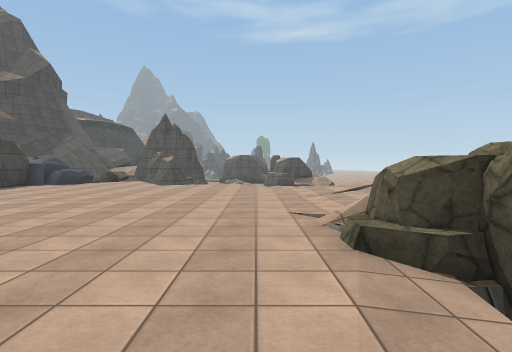
view 1 (above)

24 first-person views from a walk through a 3-D level made in the Unity game engine. The camera is 1.4 m above the floor, tilts 2° down and sees 80° across. The floor is counted in squares, 2 m on a side. Each view is taken from the middle of a square. On the plan, view 1 faces up. The plan holds only what a view shows up to about 10 squares ahead; the rest is blank. The place goes on beyond the plan. Surface patterns are stand-ins for the level's own textures.

view 2
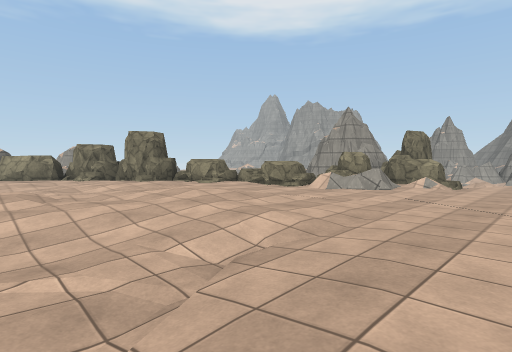

view 3
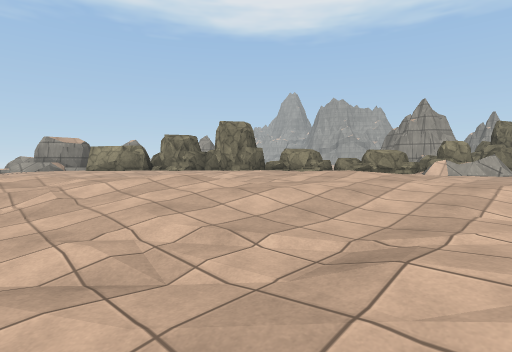

view 4
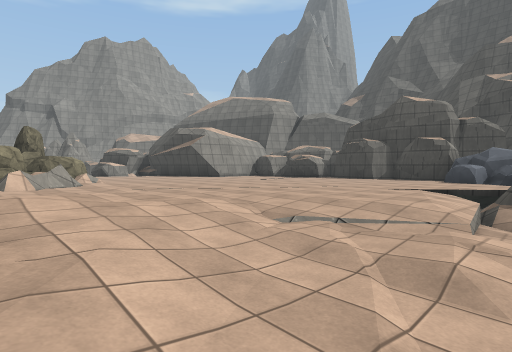

view 5
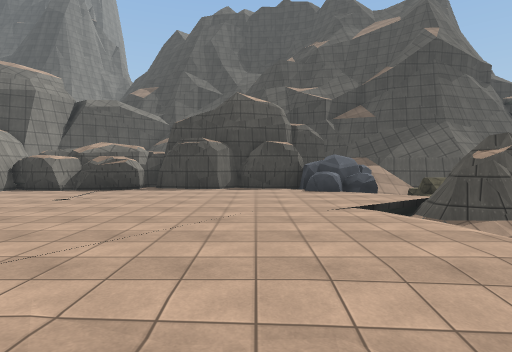

view 6
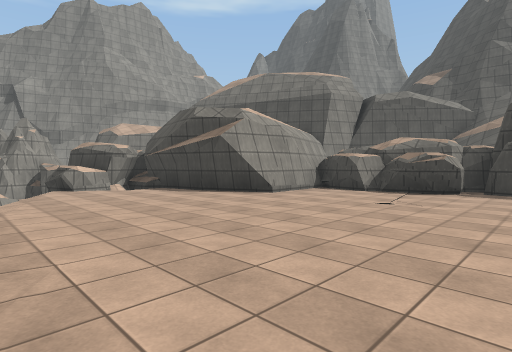

view 7
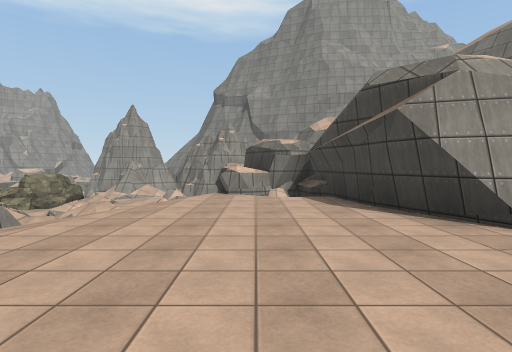

view 8
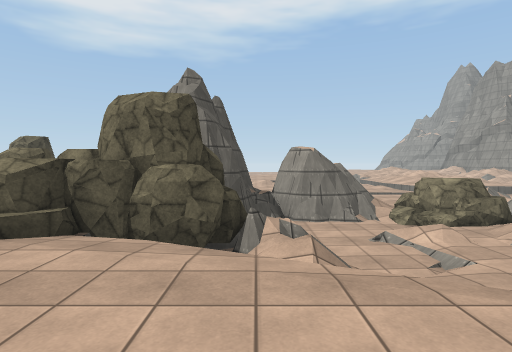

view 9
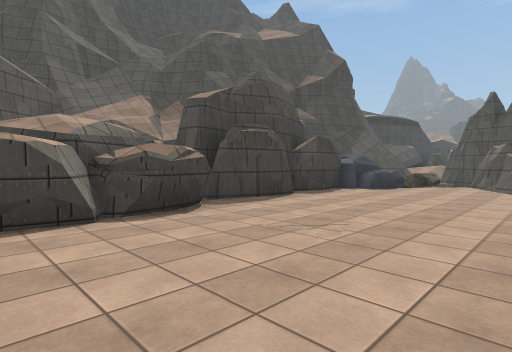

view 10
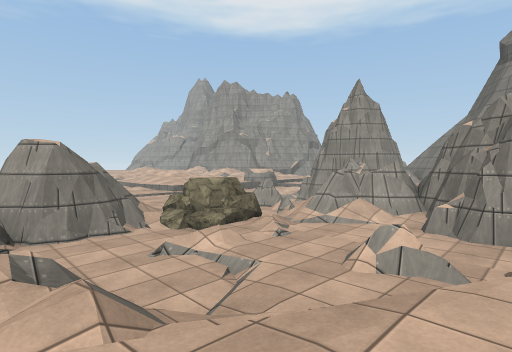

view 11
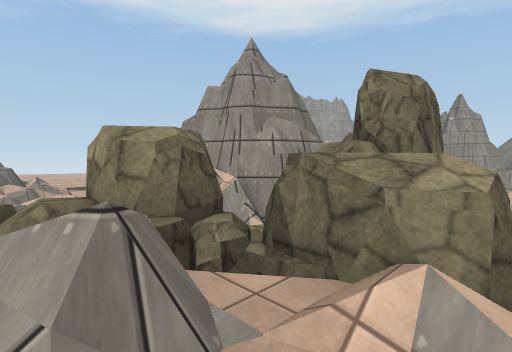

view 12
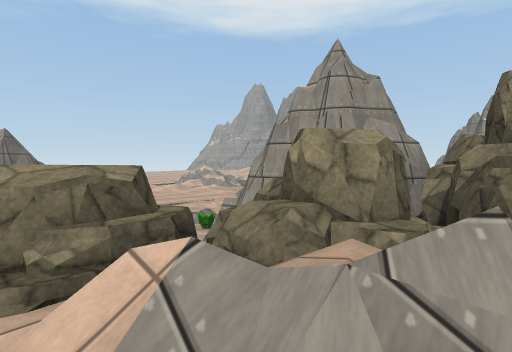

view 13
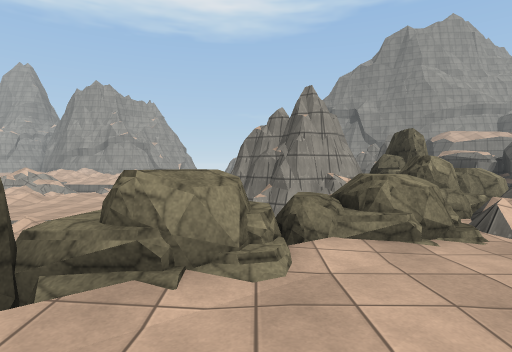

view 14
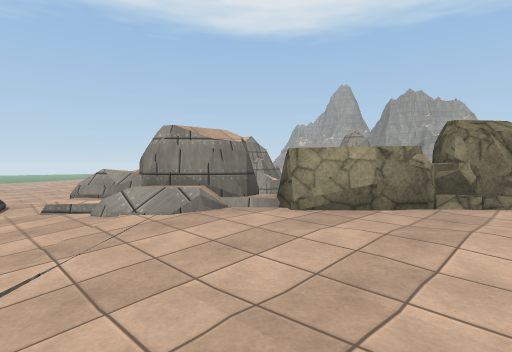

view 15
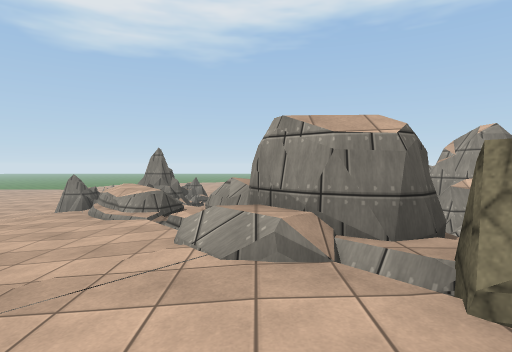

view 16
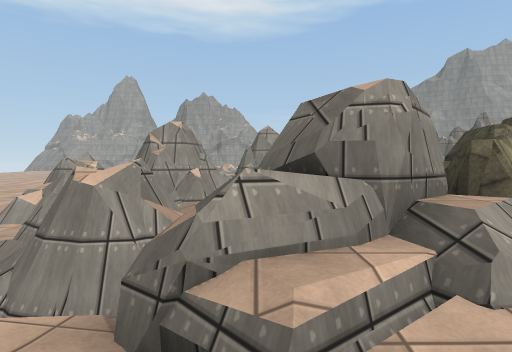

view 17
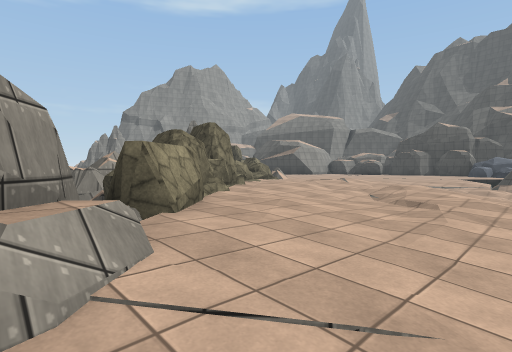

view 18
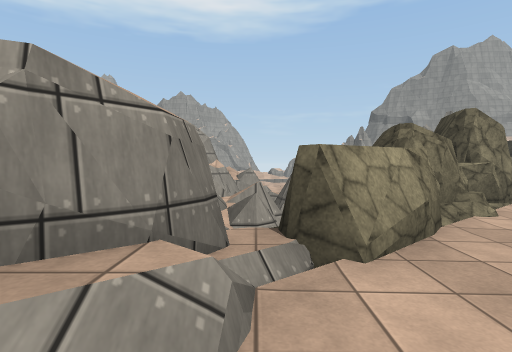

view 19
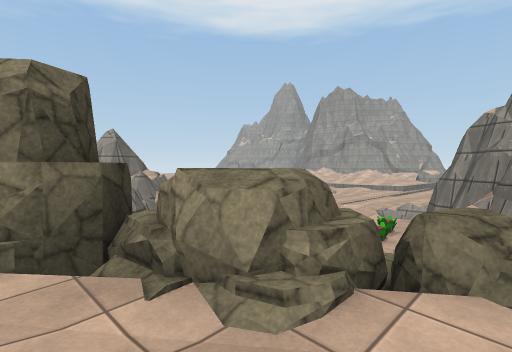

view 20
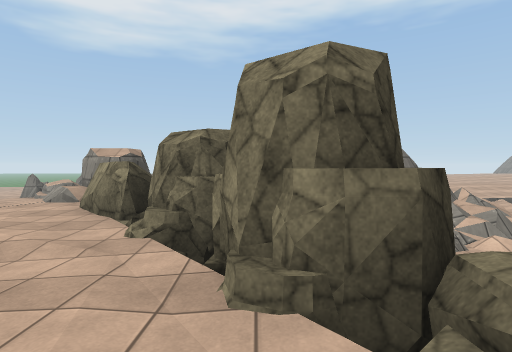

view 21
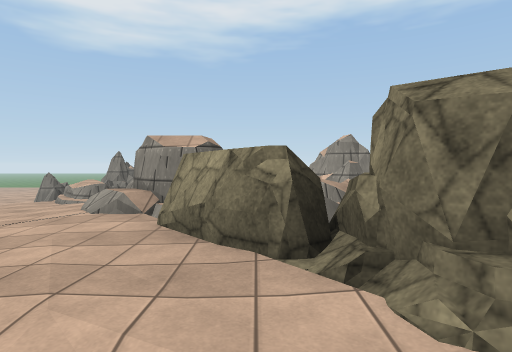

view 22
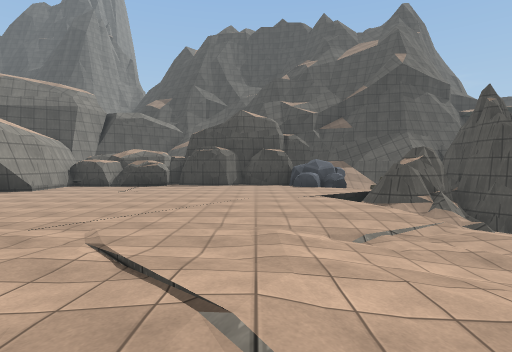

view 23
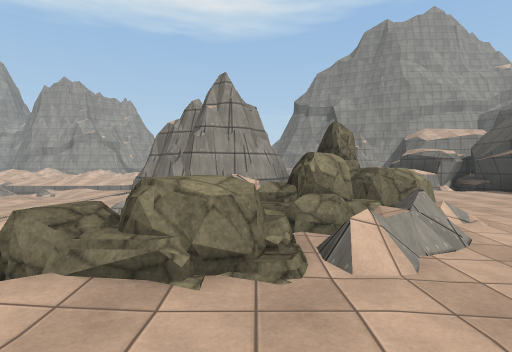

view 24
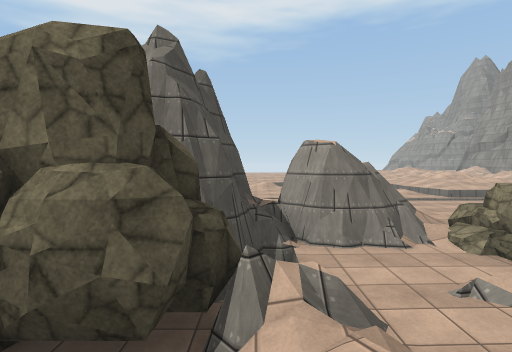

### Floor plan
Key: @ floor where view 1 was taken; # wall or solid block; . main floor; : floor 0.25 m higher than the main floor; - floor 0.25 m lower than the main floor; + floor 0.5 m higher than the main floor; _ floor 0.5 m lower than the main floor; < floor 0.75 m lower than the main floor; ( floor 1 m lower than the main floor; ! floor 1.5 m lower than the main floor; / step, stairs or slope; = window, fence, low wall or low ledge; ^ raised ledge; v drop or lower ground; R rock; P plant; O other object.
Columns run from 8 left of view 1 to 20 right of it. Each row starts with its distance up from view 1.
 14 /R ###=( <<___- ...-..-=###/=
 13 /- ###/<//__-/.::..../=-v
 12 OO..===/--_-.:::..::/#^##
 11 OO.......--../...::/#####=
 10 #........-.:.:.:::RRR# ##
  9 #..........::::::RRR+==## =
  8 #..........:::+:RRRR=###  #=
  7 #..........:::RRRR##v  #  #
  6 #........../RRRR  ##=^##
  5 #........./RRR#R  <==###
  4 ##......./RRRR    /===#
  3 ##.......RRR###   //==
  2 #......../RR####P/<<<<
  1 ####...../RR# ##P(<___
  0    ##...@/RR###  <<__/
 -1     #...._=#=## =_<__/
 -2     #/.= <((=## _<<__
 -3     ##^#= <_RR= <
 -4     ####= <RRR<<<
 -5        #  <<R  (<<<
 -6          ###==   </
 -7           # ## =/</
 -8              = !/
 -9             ##

Positions as (right, up) in squares from view 1, and headings:
1: (0, 0), facing up
2: (-1, 12), facing down-right
3: (1, 14), facing down-right
4: (4, 13), facing down-left
5: (2, 9), facing left
6: (1, 7), facing down-left
7: (-2, 5), facing down
8: (-2, 0), facing right
9: (-3, 2), facing up-left
10: (-1, 0), facing down-right
11: (1, 5), facing down-right
12: (2, 6), facing down-right
13: (6, 9), facing down
14: (9, 14), facing down-right
15: (10, 12), facing right
16: (14, 14), facing down
17: (13, 14), facing down-left
18: (12, 13), facing down
19: (5, 8), facing down-right
20: (6, 8), facing right
21: (8, 10), facing right
22: (5, 9), facing left
23: (4, 8), facing down
24: (0, 0), facing right
